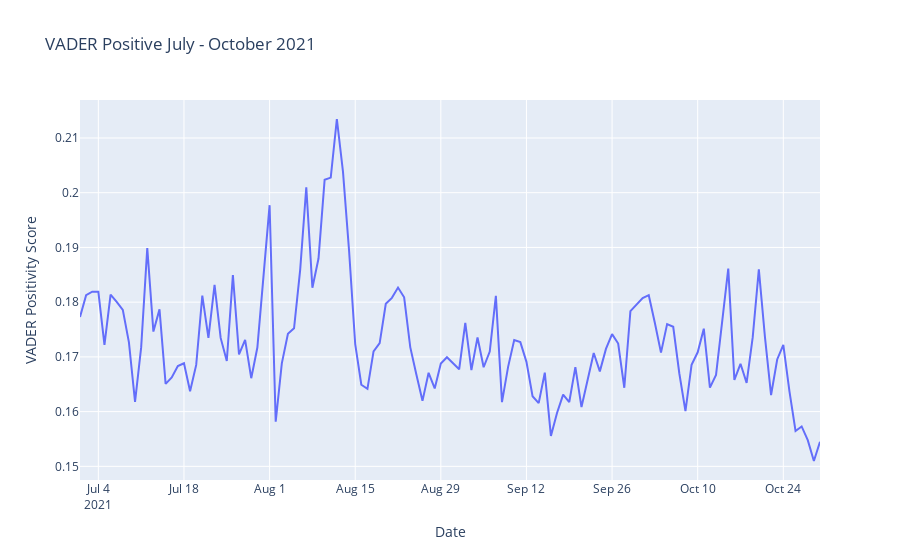

Here is the notebook cell this chart was saved with:
### Code cell
g3 = px.line(vaderPos_day, 
             x="date", 
             y="VADER_POS", 
             title='VADER Positive July - October 2021',
             labels={
                     "date": "Date",
                     "VADER_POS": "VADER Positivity Score"
                 })
g3.show()
